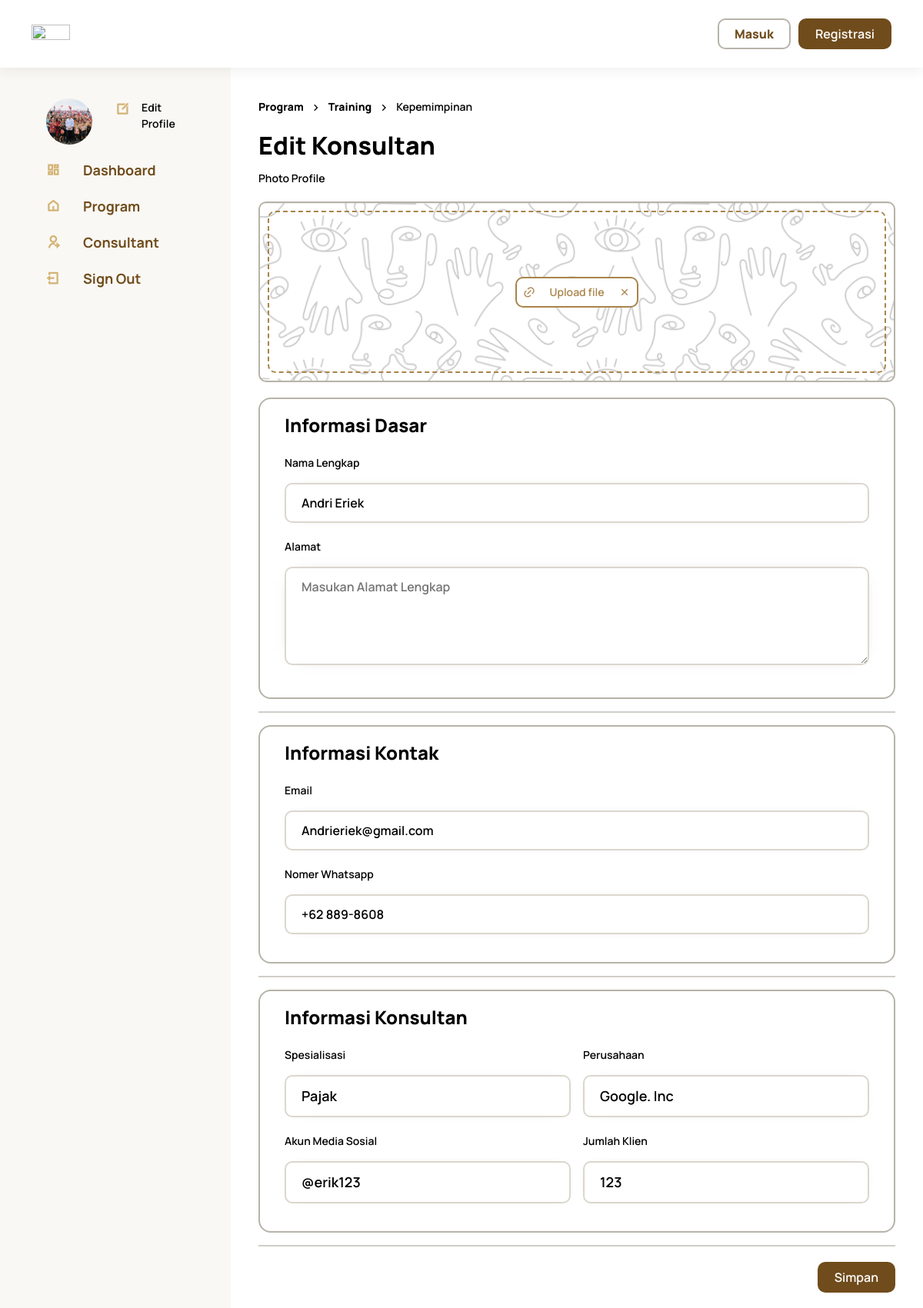
/admin/edit_consultant/1, run on the app's committed database.
### tables this page shows
CREATE TABLE `consultant` (
  `id` int(8) NOT NULL,
  `name` varchar(20) NOT NULL,
  `profesi` varchar(20) NOT NULL,
  `profile` text NOT NULL,
  `photo` varchar(225) NOT NULL,
  `alamat` text NOT NULL,
  `email` varchar(100) NOT NULL,
  `no_handphone` varchar(12) NOT NULL,
  `link_group` varchar(255) NOT NULL,
  `perusahaan` varchar(100) NOT NULL,
  `sertifikasi` varchar(255) NOT NULL,
  `sertif_start` date DEFAULT NULL,
  `sertif_end` date DEFAULT NULL,
  `akun_media` varchar(100) NOT NULL,
  `jumlah_client` int(11) NOT NULL,
  `spesialisasi` varchar(50) NOT NULL,
  `program_id` int(11) DEFAULT NULL
);

### application/controllers/Admin.php (called while the page is built, shortened)
<?php
class Admin extends CI_Controller
{
    public function __construct()
    {
        $this->load->library('form_validation');
    }
    public function edit_consultant($id)
    {
        $this->load->model("ConsultantModel");
        $data['consultant'] = $this->ConsultantModel->editConsultant($id);
        $data['page_title'] = 'Edit';
        $data['user']    = $this->db->get_where('users', ['email' =>
        $this->session->userdata('email')])->row_array();
        $this->load->view('main/admin/edit_consultant', $data);
    }
}

### index.php (called while the page is built, shortened)
<?php
require_once BASEPATH.'core/CodeIgniter.php';

### application/models/ConsultantModel.php (called while the page is built, shortened)
<?php
class ConsultantModel extends CI_MOdel
{
    public function editConsultant($id)
    {
        return $this->db->get_where('consultant', ['id' => $id])->row_array();
    }
}

### application/views/main/admin/edit_consultant.php (the view, shortened to what this page needs)
<!DOCTYPE html>
<html lang="en">
<head>
    <link rel="stylesheet" href="<?php echo base_url('assets/css/home.css'); ?>">
    <link rel="stylesheet" href="<?php echo base_url('assets/css/_partials/sidebar.css'); ?>">
    <link rel="stylesheet" href="<?php echo base_url('assets/css/admin/home.css'); ?>">
    <link rel="stylesheet" href="<?php echo base_url('assets/css/admin/consultant.css'); ?>">
</head>
<body>
    <div class="container-fluid">
        <div class="row ">
            <div class="col-3 user-box ">
            </div>
            <div class="col">
                <div class="container container-consultant">
                    <div class="route d-flex gap-2">
                        <p><strong>Program</strong></p>
                        <i class="ri-arrow-right-s-line"></i>
                        <p><strong>Training</strong></p>
                        <i class="ri-arrow-right-s-line"></i>
                        <p>Kepemimpinan</p>
                    </div>
                    <h4>Edit Konsultan</h3>
                        <p>Photo Profile</p>
                        <form action="<?= base_url() . 'admin/updateConsultant/' . $consultant['id'] ?>"
                            enctype="multipart/form-data" method="POST">
                            <div class="form-input">
                                <div class="upload-container">
                                    <div class="header">
                                        <label for="file" class="footer">
                                            <i class="ri-link"></i>
                                            <p class="m-0">Upload file</p>
                                            <i class="ri-close-fill"></i>
                                        </label>
                                    </div>
                                </div>
                            </div>
                            <div class="card-consultant">
                                <h6>Informasi Dasar</h6>
                                <div class="form-input">
                                    <p>Nama Lengkap</p>
                                    <input class="log-input" type="text" placeholder="Masukan Nama Lengkap" name="name"
                                        id="" value="<?php echo $consultant['name']; ?>">
                                </div>
                                <div class="form-input">
                                    <p>Alamat</p>
                                    <textarea class="log-input" type="text" placeholder="Masukan Alamat Lengkap"
                                        name="alamat" id=""></textarea>
                                </div>
                            </div>
                            <hr class="line">
                            <div class="card-consultant">
                                <h6>Informasi Kontak</h6>
                                <div class="form-input">
                                    <p>Email</p>
                                    <input class="log-input" type="text" placeholder="Masukan Email" name="email" id=""
                                        value="<?php echo $consultant['email']; ?>">
                                </div>
                                <div class="form-input">
                                    <p>Nomer Whatsapp</p>
                                    <input class="log-input" type="text" placeholder="Masukan Nomer Whatsapp"
                                        name="no_handphone" id="" value="<?php echo $consultant['no_handphone']; ?>">
                                </div>
                            </div>
                            <hr class="line">
                            <div class="card-consultant">
                                <h6>Informasi Konsultan</h6>
                                <div class="form-input">
                                    <div class="date-time gap-3">
                                        <div class="col">
                                            <p>Spesialisasi</p>
                                            <input class="log-input" type="text" name="spesialisasi"
                                                placeholder="Masukan Spesialisasi"
                                                value="<?php echo $consultant['spesialisasi']; ?>">
                                        </div>
                                        <div class="col">
                                            <p>Perusahaan</p>
                                            <input class="log-input" type="text" name="perusahaan"
                                                placeholder="Masukan Perusahaan"
                                                value="<?php echo $consultant['perusahaan']; ?>">
                                        </div>
                                    </div>
                                </div>
                                <div class="form-input">
                                    <div class="date-time gap-3">
                                        <div class="col">
                                            <p>Akun Media Sosial</p>
                                            <input class="log-input" type="text" name="akun_media"
                                                placeholder="Masukan Akun Media Sosial"
                                                value="<?php echo $consultant['akun_media']; ?>">
                                        </div>
                                        <div class="col">
                                            <p>Jumlah Klien</p>
                                            <input class="log-input" type="number" name="jumlah_client"
                                                placeholder="Masukan Link Akun"
                                                value="<?php echo $consultant['jumlah_client']; ?>">
                                        </div>
                                    </div>
                                </div>
                            </div>
                            <hr class=" line">
                            <div class="form-input d-flex flex-row-reverse">
                                <button class="log-primary-button" type="submit" name="" id="">Simpan</button>
                            </div>
                        </form>
                </div>
            </div>
        </div>
    </div>
</body>
</html>

### assets/css/main.css (style rules this page uses)
:root { --header-height: 4.5rem; --body-font: "Manrope"; --larger-font-size: 1.25rem; --large-font-size: 1rem; --normal-font-size: 0.875rem; --small-font-size: 0.813rem; --smaller-font-size: 0.75rem; --line-normal: var(--line-normal); --font-medium: 600; --font-semi-bold: 700; --font-bold: 900; --z-tooltip: 10; --z-fixed: 100; --white-color: #ffffff; --black-color: #000000; --primary-color-1: #f7eed2; --primary-color-2: #f0dba8; --primary-color-3: #d4b374; --primary-color-4: #a9844a; --primary-color-5: #704c1c; --primary-color-6: #603c14; --primary-color-7: #502e0e; --primary-color-8: #402108; --primary-color-9: #351805; --secondary-color-1: #fbf2cd; --secondary-color-2: #f8e39d; --secondary-color-3: #ebc96a; --secondary-color-4: #d8ac44; --secondary-color-5: #be8511; --secondary-color-6: #a36c0c; --secondary-color-7: #885508; --secondary-color-8: #402108; --secondary-color-9: #351805; --gray-color-1: #f9f8f4; --gray-color-2: #f3f1e9; --gray-color-3: #dbd7ce; --gray-color-4: #b7b3a9; --gray-color-5: #65625b; --gray-color-6: #565042; --gray-color-7: #483f2d; --gray-color-8: #3a2e1d; --gray-color-9: #302311; --danger-color-1: #fef2f2; --danger-color-2: #fee2e2; --danger-color-3: #fecaca; --danger-color-4: #fca5a5; --danger-color-5: #fca5a5; --danger-color-6: #ef4444; --danger-color-7: #dc2626; --danger-color-8: #b91c1c; --danger-color-9: #991b1b; --warning-color-1: #fefce8; --warning-color-2: #fef9c3; --warning-color-3: #fef08a; --warning-color-4: #fde047; --warning-color-5: #facc15; --warning-color-6: #eab308; --warning-color-7: #ca8a04; --warning-color-8: #a16207; --warning-color-9: #854d0e; --success-color-1: #f0fdf4; --success-color-2: #dcfce7; --success-color-3: #bbf7d0; --success-color-4: #86efac; --success-color-5: #4ade80; --success-color-6: #22c55e; --success-color-7: #16a34a; --success-color-8: #15803d; --success-color-9: #166534; --normal-color-1: #eff6ff; --normal-color-2: #dbeafe; --normal-color-3: #bfdbfe; --normal-color-4: #93c5fd; --normal-color-5: #60a5fa; --normal-color-6: #3b82f6; --normal-color-7: #2563eb; --normal-color-8: #1d4ed8; --normal-color-9: #1e40af; }
body { width: 100%; color: var(--black-color); font-family: var(--body-font); }
h4 { font-size: 2rem; font-weight: var(--font-bold); line-height: var(--line-normal); }
h6 { font-size: 1.5rem; font-weight: var(--font-bold); line-height: var(--line-normal); }
p { font-size: var(--normal-font-size); font-weight: var(--font-medium); line-height: var(--line-normal); color: var(--black-color); }
.line { border: 1px solid var(--gray-color-7); }
input.log-input, textarea, select.log-input { width: 100%; padding: 12px 20px; font-weight: var(--font-medium); border-radius: 10px; border: 2px solid var(--gray-color-3); box-shadow: 0px 0px 20px -18px; }

### assets/css/_partials/button.css (style rules this page uses)
.log-primary-button { border: 2px solid var(--primary-color-5); padding: 6px 20px; font-size: 1rem; font-weight: var(--font-medium); border-radius: 10px; background-color: var(--primary-color-5); color: var(--white-color); }

### assets/css/_partials/sidebar.css (style rules this page uses)
.user-box { padding: 30px 60px; background-color: var(--gray-color-1); }

### assets/css/admin/home.css (style rules this page uses)
.form-input { margin-block: 20px; }
.upload-container { height: 235px; width: 100%; border-radius: 10px; display: flex; flex-direction: column; align-items: center; justify-content: space-between; border: 2px solid var(--gray-color-4); padding: 10px; gap: 5px; background: url("../../img/upload-bg.jpg") no-repeat center; background-size: 110%; }
.header { flex: 1; width: 100%; border: 2px dashed var(--primary-color-4); border-radius: 10px; display: flex; align-items: center; justify-content: center; flex-direction: column; }
.header p { text-align: center; color: black; }
.footer { border: 2px solid var(--primary-color-4); background-color: var(--white-color); width: 20%; height: 40px; padding: 8px; border-radius: 10px; cursor: pointer; display: flex; align-items: center; justify-content: flex-end; color: var(--primary-color-4); }
.footer p { flex: 1; text-align: center; color: var(--primary-color-4); }
.date-time { font-size: 18px; display: flex; }
.container-consultant { padding-top: 40px; }

### assets/css/admin/consultant.css (style rules this page uses)
.card-consultant { border: 2px solid var(--gray-color-4); border-radius: 1rem; padding-inline: 2rem; padding-block: 1rem; }
textarea { height: 8rem; }

### data on the page
consultant: name "Andri Eriek", email "Andrieriek@gmail.com", no_handphone "+62 889-8608", spesialisasi "Pajak", perusahaan "Google. Inc", akun_media "@erik123", jumlah_client "123"
